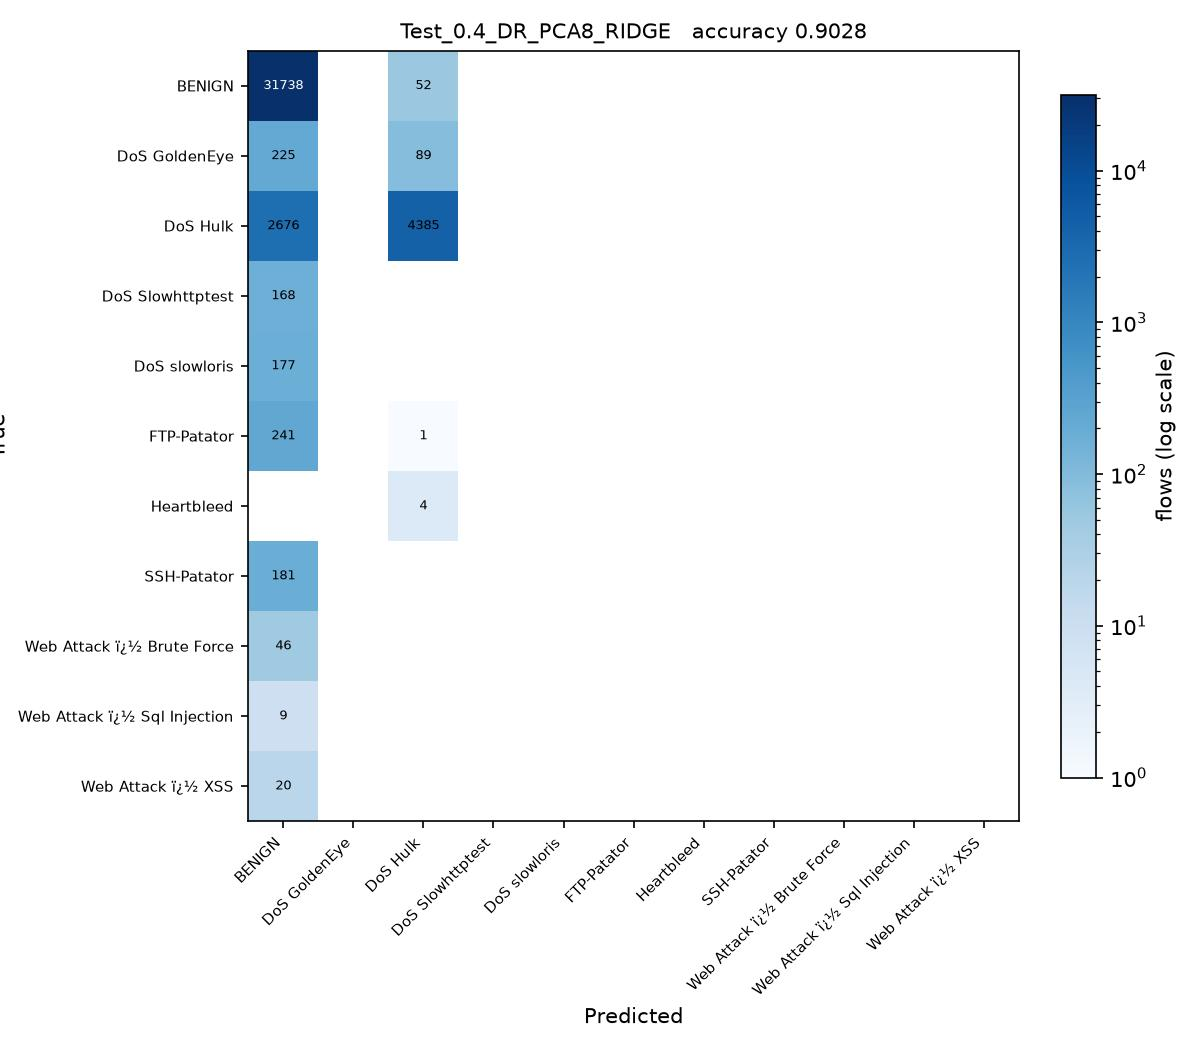

This figure's Python source:
# Test_0.4_DR_PCA8_RIDGE.py
#
# Test size 0.4  |  PCA, 8 components  |  Ridge Regression -> RidgeClassifier (sheet #3)
#
# This is SGDC_60_40.py with the changes marked CHANGE below and nothing else.
#
# Sheet entry 3 is Ridge(alpha=1.0), a regressor. RidgeClassifier is the
# same L2-penalised model fitted for classification. alpha is kept at 1.0.

import os
from pathlib import Path

# CHANGE 1: run from the project folder, so the CSV names below resolve, and
# read them as latin-1. The Web Attack labels contain byte 0x96, which the
# default utf-8 decoder rejects with UnicodeDecodeError.
os.chdir(Path(__file__).resolve().parent.parent)
import numpy as np
import pandas as pd

df1 = pd.read_csv(r'C:\Users\Karthika\OneDrive\Desktop\ACN_PCA_75_Runs\Scripts\Tuesday-WorkingHours.pcap_ISCX (1).csv', low_memory=True, encoding='latin-1')
df2 = pd.read_csv(r'C:\Users\Karthika\OneDrive\Desktop\ACN_PCA_75_Runs\Scripts\Wednesday-workingHours.pcap_ISCX.csv', low_memory=True, encoding='latin-1')
df3 = pd.read_csv(r'C:\Users\Karthika\OneDrive\Desktop\ACN_PCA_75_Runs\Scripts\Thursday-WorkingHours-Morning-WebAttacks.pcap_ISCX.csv', low_memory=True, encoding='latin-1')

dataset = pd.concat([df1, df2, df3], ignore_index=True)

dataset.columns = dataset.columns.str.strip()

# CHANGE 2: a stratified sample of 100000 flows, the same for every run.
# The full three captures hold about 1.3 million flows, which makes 75 runs
# impractical. At least 50 flows of every class are kept.
label = dataset.columns[-1]
dataset = pd.concat(
    [g.sample(n=min(len(g), max(50, round(100000 * len(g) / len(dataset)))), random_state=0)
     for _, g in dataset.groupby(label)],
    ignore_index=True
)

X = dataset.iloc[:, :-1]
y = dataset.iloc[:, -1]

X = X.apply(pd.to_numeric, errors='coerce')

X.replace([np.inf, -np.inf], np.nan, inplace=True)

from sklearn.impute import SimpleImputer

imputer = SimpleImputer(missing_values=np.nan, strategy='mean')
X = imputer.fit_transform(X)

from sklearn.preprocessing import LabelEncoder

labelencoder_y = LabelEncoder()
y = labelencoder_y.fit_transform(y)

from sklearn.model_selection import train_test_split

X_train, X_test, y_train, y_test = train_test_split(
    X,
    y,
    test_size=0.4,   # CHANGE 3: test size
    random_state=0,
    stratify=y
)

# CHANGE 4: PCA, from PCA_LDA_KErnel_PCA_CODE.pdf (fitted on training data only).
# PCA follows the directions of largest variance, so the features have to be on
# a common scale first, otherwise the components just track whichever column has
# the biggest units. The scaler is fitted on the training split only.
from sklearn.preprocessing import StandardScaler
from sklearn.decomposition import PCA

scaler = StandardScaler()
X_train = scaler.fit_transform(X_train)
X_test = scaler.transform(X_test)

pca = PCA(n_components=8)
X_train = pca.fit_transform(X_train)          # no labels: PCA is unsupervised
X_test = pca.transform(X_test)
print("\nVariance explained by 8 components : {:.4f}".format(pca.explained_variance_ratio_.sum()))

# CHANGE 5: Ridge Regression -> RidgeClassifier (sheet #3) in place of SGDClassifier
from sklearn.linear_model import RidgeClassifier

classifier = RidgeClassifier(
    alpha=1.0,
    random_state=0
)

classifier.fit(X_train, y_train)

y_pred = classifier.predict(X_test) 

from sklearn.metrics import confusion_matrix
from sklearn.metrics import accuracy_score
from sklearn.metrics import precision_score
from sklearn.metrics import recall_score
from sklearn.metrics import f1_score
from sklearn.metrics import classification_report

cm = confusion_matrix(y_test, y_pred)

print("Confusion Matrix:\n")
print(cm)

print("\nAccuracy : {:.4f}".format(accuracy_score(y_test, y_pred)))
print("\nPrecision : {:.4f}".format(precision_score(y_test, y_pred, average='weighted')))
print("\nRecall : {:.4f}".format(recall_score(y_test, y_pred, average='weighted')))
print("\nF1 Score : {:.4f}".format(f1_score(y_test, y_pred, average='weighted')))

print("\nClassification Report:\n")
print(classification_report(y_test, y_pred))
# CHANGE 6: save the confusion matrix as Test_0.4_DR_PCA8_RIDGE.jpg and record the result
import matplotlib
matplotlib.use('Agg')
import matplotlib.pyplot as plt
from matplotlib.colors import LogNorm

here = Path(__file__).resolve().parent
names = [str(c) for c in labelencoder_y.classes_]
fig, ax = plt.subplots(figsize=(8, 7))
im = ax.imshow(cm, cmap='Blues', norm=LogNorm(vmin=1))
ax.set_xticks(range(len(names)), names, rotation=45, ha='right', fontsize=7)
ax.set_yticks(range(len(names)), names, fontsize=7)
ax.set_xlabel('Predicted')
ax.set_ylabel('True')
ax.set_title('Test_0.4_DR_PCA8_RIDGE   accuracy {:.4f}'.format(accuracy_score(y_test, y_pred)), fontsize=10)
for i in range(cm.shape[0]):
    for j in range(cm.shape[1]):
        if cm[i, j]:
            ax.text(j, i, cm[i, j], ha='center', va='center', fontsize=6,
                    color='white' if cm[i, j] > cm.max() / 3 else 'black')
fig.colorbar(im, ax=ax, fraction=0.04, label='flows (log scale)')
fig.tight_layout()
fig.savefig(here / 'Test_0.4_DR_PCA8_RIDGE.jpg', dpi=150)
plt.close(fig)

row = pd.DataFrame([{
    'Test': 0.4, 'DR': 'PCA8', 'Clas': 'RIDGE',
    'Acc': round(accuracy_score(y_test, y_pred), 4),
    'Pre': round(precision_score(y_test, y_pred, average='weighted', zero_division=0), 4),
    'Rec': round(recall_score(y_test, y_pred, average='weighted', zero_division=0), 4),
    'F1': round(f1_score(y_test, y_pred, average='weighted', zero_division=0), 4),
    'script': 'Test_0.4_DR_PCA8_RIDGE',
}])
out = here.parent / 'results' / '75_runs.csv'
out.parent.mkdir(exist_ok=True)
if out.exists():
    old = pd.read_csv(out)
    row = pd.concat([old[old['script'] != 'Test_0.4_DR_PCA8_RIDGE'], row], ignore_index=True)
row.to_csv(out, index=False)
